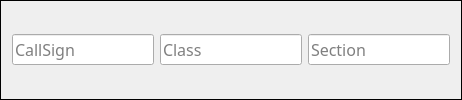
           <widget class="QFrame" name="frame_3">
            <property name="font">
             <font>
              <family>JetBrains Mono</family>
              <pointsize>12</pointsize>
              <bold>true</bold>
             </font>
            </property>
            <property name="frameShape">
             <enum>QFrame::Box</enum>
            </property>
            <property name="frameShadow">
             <enum>QFrame::Plain</enum>
            </property>
            <layout class="QHBoxLayout" name="horizontalLayout_9">
             <item>
              <widget class="QLineEdit" name="callsign_entry">
               <property name="font">
                <font>
                 <family>JetBrains Mono</family>
                 <pointsize>12</pointsize>
                 <bold>false</bold>
                </font>
               </property>
               <property name="focusPolicy">
                <enum>Qt::ClickFocus</enum>
               </property>
               <property name="toolTip">
                <string>Enter other operators callsign.</string>
               </property>
               <property name="statusTip">
                <string>Enter other operators callsign.</string>
               </property>
               <property name="whatsThis">
                <string>Enter other operators callsign.</string>
               </property>
               <property name="accessibleName">
                <string>Callsign Entry</string>
               </property>
               <property name="accessibleDescription">
                <string>Text entery box, for entering the callsign of the contact.</string>
               </property>
               <property name="maxLength">
                <number>14</number>
               </property>
               <property name="frame">
                <bool>true</bool>
               </property>
               <property name="placeholderText">
                <string>CallSign</string>
               </property>
              </widget>
             </item>
             <item>
              <widget class="QLineEdit" name="class_entry">
               <property name="font">
                <font>
                 <family>JetBrains Mono</family>
                 <pointsize>12</pointsize>
                 <bold>false</bold>
                </font>
               </property>
               <property name="focusPolicy">
                <enum>Qt::ClickFocus</enum>
               </property>
               <property name="toolTip">
                <string>Class Entry</string>
               </property>
               <property name="accessibleName">
                <string>Class entry</string>
               </property>
               <property name="accessibleDescription">
                <string>Text entery box, for entering the class of the contact.</string>
               </property>
               <property name="placeholderText">
                <string>Class</string>
               </property>
              </widget>
             </item>
             <item>
              <widget class="QLineEdit" name="section_entry">
               <property name="font">
                <font>
                 <family>JetBrains Mono</family>
                 <pointsize>12</pointsize>
                 <bold>false</bold>
                </font>
               </property>
               <property name="focusPolicy">
                <enum>Qt::ClickFocus</enum>
               </property>
               <property name="toolTip">
                <string>Section Entry</string>
               </property>
               <property name="accessibleName">
                <string>Section Entry</string>
               </property>
               <property name="accessibleDescription">
                <string>Text entry box to enter the contacts ARRL section.</string>
               </property>
               <property name="placeholderText">
                <string>Section</string>
               </property>
              </widget>
             </item>
            </layout>
           </widget>
